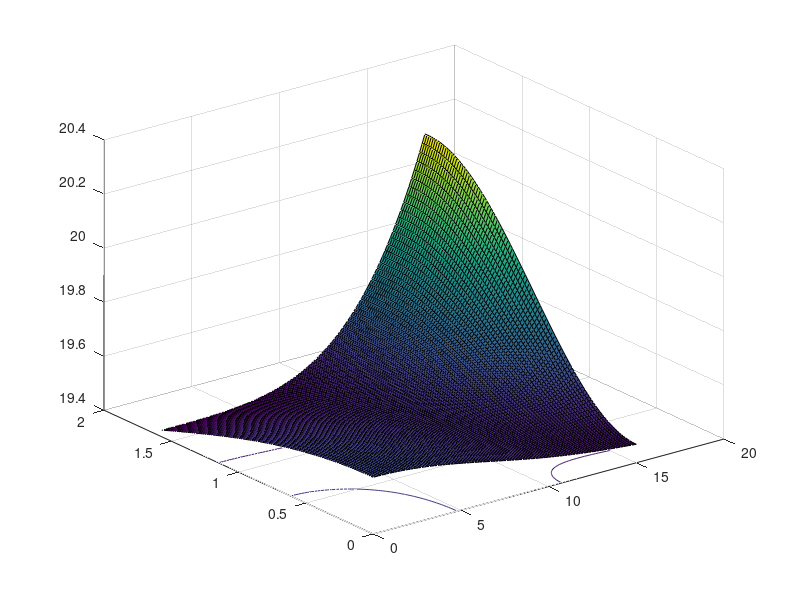

Here is the MATLAB script that generated this plot:
% This is the alternative form to estimate power required for quadrotor  

clc
clear
clf

% Paraneters for rotorcraft
m = 1.98;
g = 9.81;
w = m*g;
rho = 1.125;

sref1 = 46e-3;
sref2 = 60e-4;
cd1 = 0.98;
cd2 = 0.48; 

% Paraneters for propeller
r_p = 0.1547;
A = pi * r_p^2;
v1h = sqrt( w / ( 2 * rho * 4 * A ) );
sigma = ( 2 * r_p * 0.04 ) / A;
kof = 0.0000151;

x = linspace( 0, 15, 100 );
y = linspace( 0, 45*2*pi/180, 100 );

[ vf, theta ] = meshgrid( x, y );

v1f = sqrt( - ( vf.^2 / 4 ) + sqrt( ( vf.^2 / 4 ).^2 + v1h^4 ) );
D2 = 0.5 * rho .* ( ( 2.*v1f ).^2 ) .* cd2 * sref2;

TRx = 0.5*rho.*vf.^2.*cd1*sref1.*sin( theta ) + D2 .* sin( theta );
TRy = m * g + D2 .* cos( theta );
TRF = sqrt( abs( TRx.^2 + TRy.^2 ) );

surfc( vf, theta, TRF )
% DDV = vf + v1f;
% 
% 
% FM = 0.6805; 
% nu = 0.03;
% 
% power_propeller = TRF .* ( v1f + vf.*sin(theta) ) ./ FM;
% power_parasite = 0.5 * rho .* ( vf.^3 ) .* cd1*sref1.*cos( theta );
% power_total = power_propeller + power_parasite;

% mesh( vf, theta, TRF)